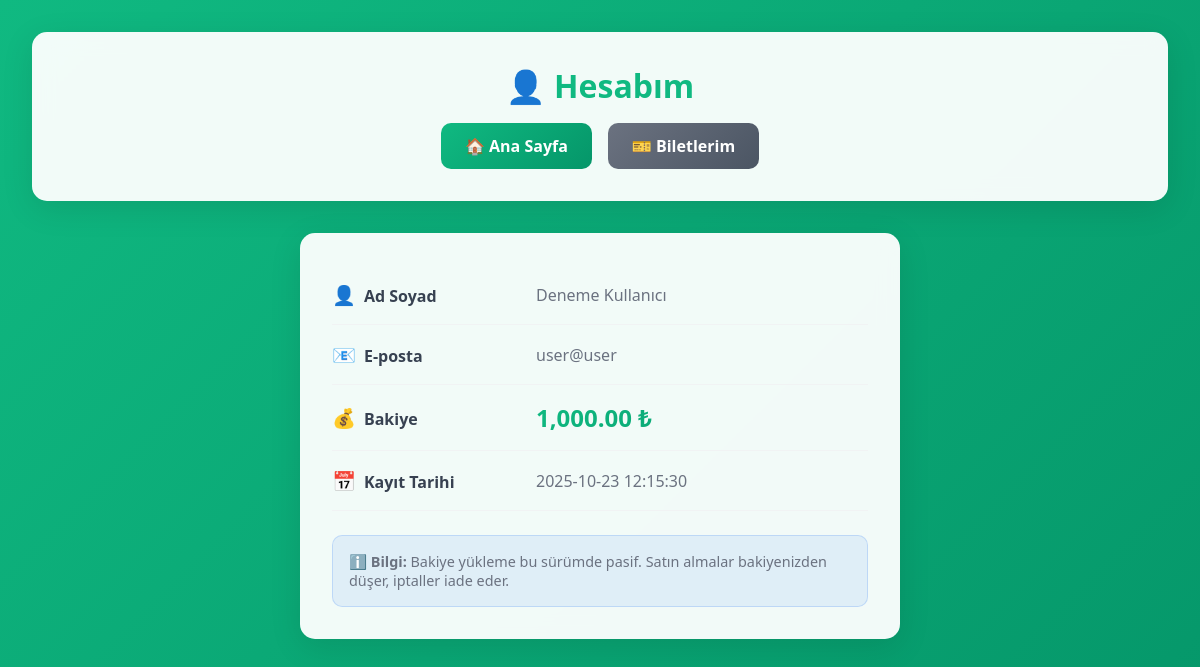
Screenshot of /account.php (signed in) with the database file from the repository.
### tables this page shows
CREATE TABLE users (
    id TEXT PRIMARY KEY,
    fullname TEXT NOT NULL,
    email TEXT NOT NULL UNIQUE,
    password TEXT NOT NULL,
    role TEXT NOT NULL CHECK(role IN ('user','firma_admin','admin')),
    company_id TEXT NULL,
    balance REAL DEFAULT 0,
    created_at TIMESTAMP DEFAULT CURRENT_TIMESTAMP,
    FOREIGN KEY (company_id) REFERENCES companies(id) ON DELETE SET NULL
);

### public/account.php (the view, shortened to what this page needs)
<?php
$pdo = Database::getConnection();
$stmt = $pdo->prepare('SELECT fullname, email, balance, created_at FROM users WHERE id = :id LIMIT 1');
$stmt->execute([':id' => $_SESSION['user_id']]);
$user = $stmt->fetch();
?>
<!DOCTYPE html>
<html lang="tr">
<head>
    </head>
<body>
    <div class="container">
        <div class="header">
            <h2>👤 Hesabım</h2>
            <div class="nav">
                <a class="btn" href="/index.php">🏠 Ana Sayfa</a>
                <a class="btn btn-secondary" href="/tickets.php">🎫 Biletlerim</a>
            </div>
        </div>
        <div class="card">
            <div class="row">
                <div><span class="info-icon">👤</span>Ad Soyad</div>
                <div><?=htmlspecialchars($user['fullname'])?></div>
            </div>
            <div class="row">
                <div><span class="info-icon">📧</span>E-posta</div>
                <div><?=htmlspecialchars($user['email'])?></div>
            </div>
            <div class="row">
                <div><span class="info-icon">💰</span>Bakiye</div>
                <div class="balance"><?=number_format((float)$user['balance'], 2)?> ₺</div>
            </div>
            <div class="row">
                <div><span class="info-icon">📅</span>Kayıt Tarihi</div>
                <div><?=htmlspecialchars($user['created_at'])?></div>
            </div>
            <div class="muted">
                <strong>ℹ️ Bilgi:</strong> Bakiye yükleme bu sürümde pasif. Satın almalar bakiyenizden düşer, iptaller iade eder.
            </div>
        </div>
    </div>
</body>
</html>

### public/account.php (style rules this page uses)
* { margin: 0; padding: 0; box-sizing: border-box; }
body { font-family: 'Segoe UI', Tahoma, Geneva, Verdana, sans-serif; background: linear-gradient(135deg, #10b981 0%, #059669 100%); min-height: 100vh; color: #333; }
.container { max-width: 1200px; margin: 0 auto; padding: 2rem; }
.header { background: rgba(255, 255, 255, 0.95); backdrop-filter: blur(10px); border-radius: 15px; padding: 2rem; margin-bottom: 2rem; box-shadow: 0 8px 32px rgba(0, 0, 0, 0.1); text-align: center; }
.header h2 { font-size: 2rem; color: #10b981; margin-bottom: 0.5rem; }
.nav { display: flex; gap: 1rem; justify-content: center; margin-top: 1rem; }
.card { background: rgba(255, 255, 255, 0.95); backdrop-filter: blur(10px); border-radius: 15px; padding: 2rem; box-shadow: 0 8px 32px rgba(0, 0, 0, 0.1); max-width: 600px; margin: 0 auto; }
.row { display: grid; grid-template-columns: 180px 1fr; gap: 1rem 1.5rem; align-items: center; padding: 1rem 0; border-bottom: 1px solid #f1f3f4; }
.row div:first-child { font-weight: 600; color: #374151; }
.row div:last-child { color: #6b7280; }
.btn { padding: 0.75rem 1.5rem; border: none; background: linear-gradient(135deg, #10b981, #059669); color: #fff; text-decoration: none; border-radius: 10px; font-weight: 600; transition: all 0.3s ease; display: inline-block; }
.btn-secondary { background: linear-gradient(135deg, #6b7280, #4b5563); }
.balance { font-size: 1.5rem; font-weight: bold; color: #10b981; background: linear-gradient(135deg, #10b981, #059669); -webkit-background-clip: text; -webkit-text-fill-color: transparent; background-clip: text; }
.muted { color: #6b7280; background: rgba(59, 130, 246, 0.1); border: 1px solid rgba(59, 130, 246, 0.2); border-radius: 10px; padding: 1rem; margin-top: 1.5rem; font-size: 0.9rem; }
.info-icon { font-size: 1.2rem; margin-right: 0.5rem; }

### rows the page displays
users: fullname "Deneme Kullanıcı", email "user@user", balance "1,000.00", created_at "2025-10-23 12:15:30"
